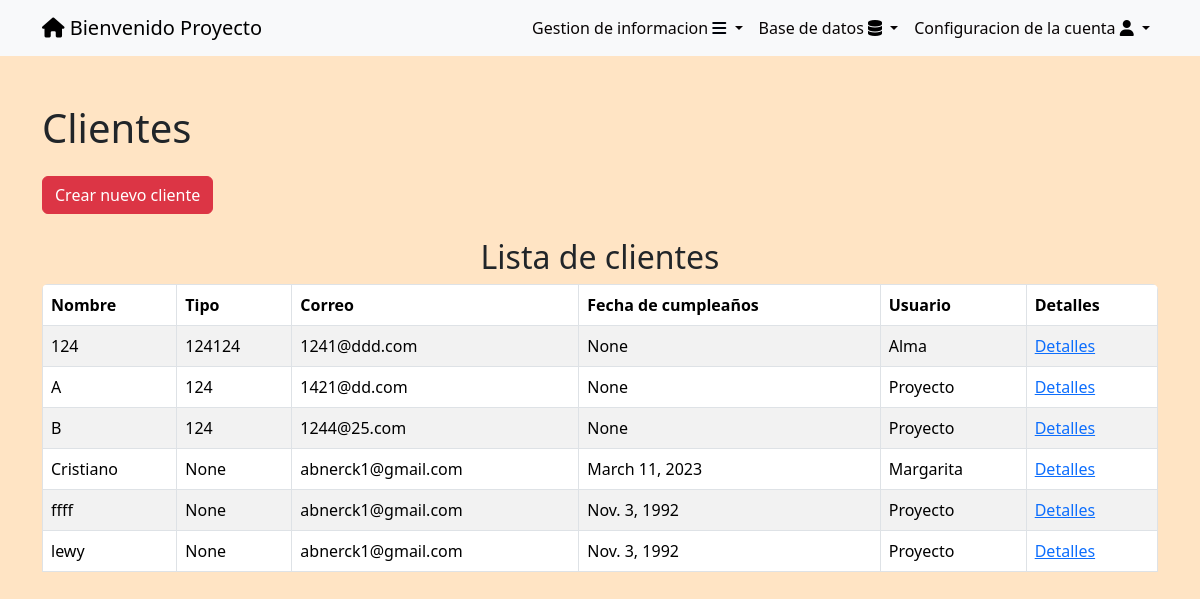
Page /clientes/ (signed in) on the committed database.
### tasks/models.py (models this page shows, shortened)
class Cliente(models.Model):
    nombre = models.CharField(max_length=50)
    MAYORISTA = 'Mayorista'
    COMUN = 'Comun'
    ESTADO_CHOICES = [
        (MAYORISTA, 'Mayorista'),
        (COMUN, 'Comun'),
    ]
    tipocliente = models.CharField(max_length=100, blank=True, null=True, choices=ESTADO_CHOICES)
    direccion = models.CharField(max_length=100,blank=True,null=True)
    fecharegistro = models.DateTimeField(auto_now_add=True, blank=True, null=True)
    fechanacimiento = models.DateField( blank=True, null=True)
    correo = models.EmailField( blank=True, null=True)
    celular = models.CharField(max_length=100, blank=True, null=True)
    referencias = models.CharField(max_length=50, blank=True, null=True)
    user = models.ForeignKey(User, on_delete=models.CASCADE,blank=True, null=True)

### tasks/views.py (the view)
# urls.py: path('clientes/',views.clientes,name='clientes'),
@login_required
def clientes(request):
    if request.user.is_superuser:
        clientes = Cliente.objects.all().order_by('nombre')
    else:
        clientes = Cliente.objects.filter(user=request.user).order_by('nombre')
    return render(request, 'clientes.html', {
        'clientes': clientes,
    })

### tasks/templates/clientes.html (shortened to what this page needs)
{% extends 'base.html' %}
{% block content %}
<body>
    <div class="container mt-4">
        <a href="/clientes/" class="text-dark text-decoration-none"><h1 class="mt-5">Clientes</h1></a>
        <a href="{% url 'create_cliente' %}" class="btn btn-danger mt-3">Crear nuevo cliente</a>
    </div>
<div class="container mt-4">
    <h2 class="text-center">Lista de clientes</h2>
    <div class="table-responsive rounded">
        <table class="table table-bordered table-striped">
            <thead class="thead-dark">
                <tr>
                    <th>Nombre</th>
                    <th>Tipo</th>
                    <th>Correo</th>
                    <th>Fecha de cumpleaños</th>
                    <th>Usuario</th>
                    <th>Detalles</th>
                </tr>
            </thead>
            <tbody>
                {% for cliente in clientes %}
                <tr>
                    <td>{{ cliente.nombre }}</td>
                    <td>{{ cliente.tipocliente }}</td>
                    <td>{{ cliente.correo }}</td>
                    <td>{{ cliente.fechanacimiento}}</td>
                    <td>{{ cliente.user.username}}</td>
                    <td><a href="{% url 'cliente_detail' cliente.id %}" >Detalles</a></td>
                </tr>
                {% endfor %}
            </tbody>
        </table>
    </div>
</div>
</body>
{% endblock %}

### tasks/templates/base.html (shortened to what this page needs)
<!DOCTYPE html>
<html lang="en">
<head>
    <link rel="stylesheet" href="https://cdn.jsdelivr.net/npm/bootstrap@5.3.2/dist/css/bootstrap.min.css">
    <link rel="stylesheet" href="https://cdnjs.cloudflare.com/ajax/libs/font-awesome/6.4.2/css/all.min.css">
    <link rel="stylesheet" href="https://cdn.jsdelivr.net/npm/bootstrap@5.3.2/dist/css/bootstrap.min.css">
</head>
<body>
    <nav class="navbar navbar-expand-lg bg-body-tertiary">
        <div class="container">
            {% if user.is_authenticated %}
            <a class="navbar-brand" href="/" id="uno"> <i class="fa-solid fa-house" style="color: #000000;"></i>
                Bienvenido {{user.username}}</a>
            {% endif %}
            {% if user.is_authenticated %}
            <div class="collapse navbar-collapse" id="navbarSupportedContent">
                <ul class="navbar-nav ms-auto">
                    <li class="nav-item dropdown">
                        <a class="nav-link dropdown-toggle" href="#" role="button" data-bs-toggle="dropdown"
                            aria-expanded="false">
                            Gestion de informacion <i class="fa-solid fa-bars" style="color: #00040b;"></i>
                        </a>
                    </li>
                    {% if user.is_superuser %}
                    <li class="nav-item dropdown">
                        <a class="nav-link dropdown-toggle" href="#" role="button" data-bs-toggle="dropdown"
                            aria-expanded="false">
                            Base de datos <i class="fa-solid fa-database" style="color: #000000;"></i>
                        </a>
                        {% endif %}
                    <li class="nav-item dropdown">
                        <a class="nav-link dropdown-toggle" href="#" role="button" data-bs-toggle="dropdown"
                            aria-expanded="false">
                            Configuracion de la cuenta <i class="fa-solid fa-user" style="color: #000000;"></i>
                        </a>
            {% endif %}
        </div>
    </nav>
</body>
</html>
{% block content %}
{% endblock %}

### tasks/templates/base.html (style rules this page uses)
.nav-link { display: block; text-decoration: none; color: #080404; padding: 5px; }

### tasks/templates/clientes.html (style rules this page uses)
body { background-color: bisque; background-size: cover; }

### rows in the picture
Cliente: nombre "124", tipocliente "124124", correo "1241@ddd.com", fechanacimiento "None", user.username "Alma"
Cliente: nombre "A", tipocliente "124", correo "1421@dd.com", fechanacimiento "None", user.username "Proyecto"
Cliente: nombre "B", tipocliente "124", correo "1244@25.com", fechanacimiento "None", user.username "Proyecto"
Cliente: nombre "Cristiano", tipocliente "None", correo "abnerck1@gmail.com", fechanacimiento "March 11, 2023", user.username "Margarita"
Cliente: nombre "ffff", tipocliente "None", correo "abnerck1@gmail.com", fechanacimiento "Nov. 3, 1992", user.username "Proyecto"
Cliente: nombre "lewy", tipocliente "None", correo "abnerck1@gmail.com", fechanacimiento "Nov. 3, 1992", user.username "Proyecto"

### other values in the picture
{{ user.username }} "Proyecto"
